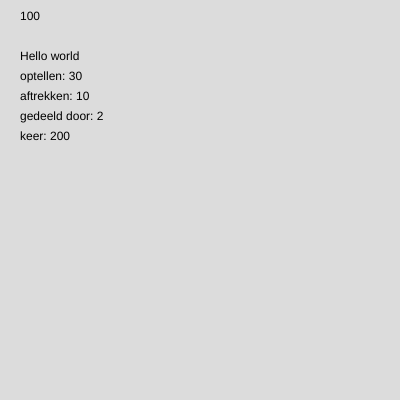
Frame 1 (no input)
Frame 2 (the mouse pressed at the canvas centre, redrawn once): identical to frame 1, image omitted

The p5.js sketch that drew this single still picture (run headless with seeded random() and noise() and a simulated clock; the mouse was pressed at the canvas centre and the sketch redrawn once):

// p5.js sketch
// ── sketch.js
function setup() {
  createCanvas(400, 400);
}

function draw() {
  background(220);

  let x = 100
  //x= 100 op positite 20 links en 20 van boven
  text (x, 20, 20);

  let greeting = "Hello world"
  text (greeting, 20, 60);

  let A = 20;
  let B = 10;
  let som1 = A + B;
  let som2 = A - B;
  let som3 = A / B;
  let som4 = A * B;
  //y positie = 80
  let y = 80;
  //naam + som1 op 20 van links en y positie in dit geval start positie 80
  text ("optellen: "+ som1, 20, y);
  //y start positie 80 = 80+20 
  noLoop (y=y+20);
  text ("aftrekken: "+ som2, 20, y);
  noLoop (y=y+20);
  text ("gedeeld door: "+ som3, 20, y);
  noLoop (y=y+20);
  text ("keer: "+ som4, 20, y);
  noLoop (y=y+20);
}
